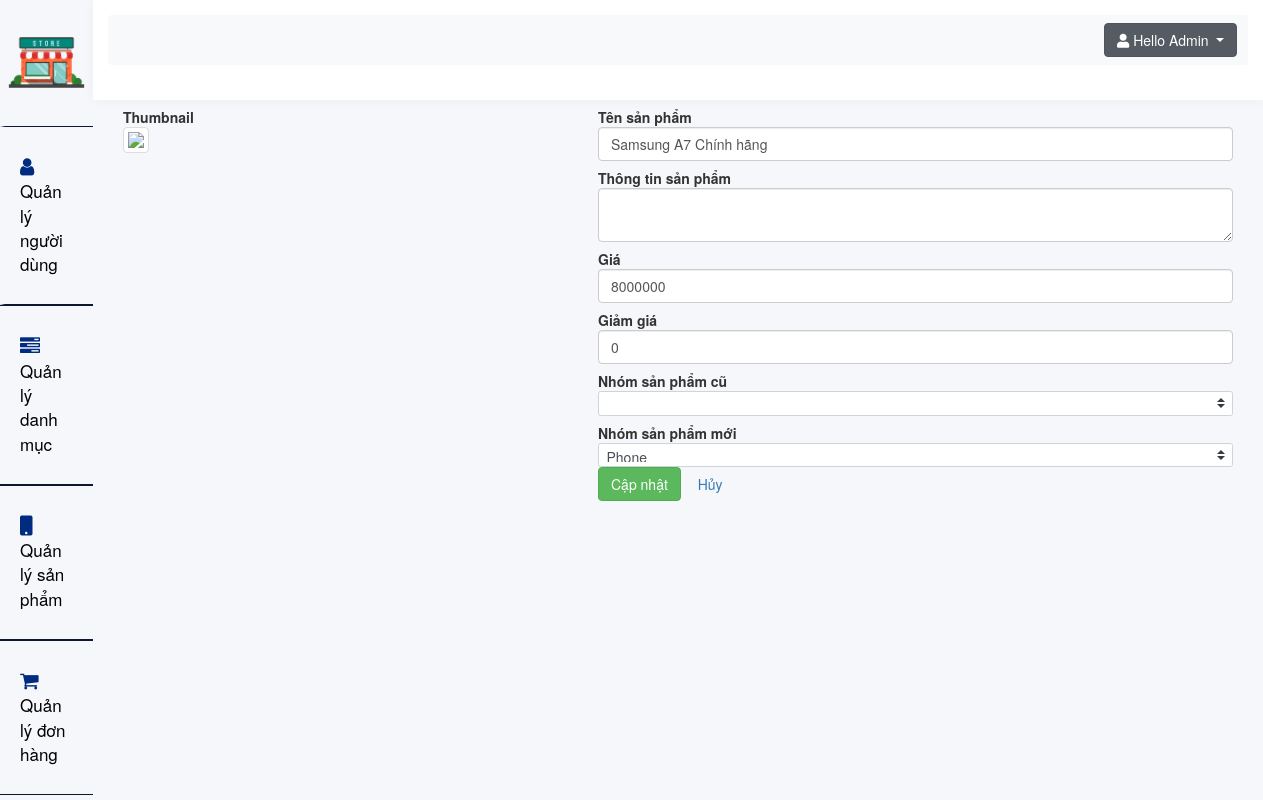
The app's page /admin/product-update.php?id=1 with its own data.
### tables this page shows
CREATE TABLE `products` (
  `id` int(11) NOT NULL,
  `name` varchar(255) NOT NULL,
  `thumbnail` varchar(255) NOT NULL,
  `description` text NOT NULL,
  `price` double NOT NULL,
  `saleoff` double NOT NULL,
  `category_id` int(11) NOT NULL,
  `status` tinyint(1) NOT NULL
);

### admin/product-update.php (the view, shortened to what this page needs)
<?php
$id = null;
if ( !empty($_GET['id'])) {
	$id = $_REQUEST['id'];
}
if ($_SERVER["REQUEST_METHOD"] == "POST") {
	$name = $_POST['name'];
	$description = $_POST['description'];
	$price = $_POST['price'];
	$saleoff = $_POST['saleoff'];
	$category_id = $_POST['category_id'];
	$status = 1;
	$thumbnail = '';
	$conn = Database::connect();
	$sql = "UPDATE products SET `name`='$name',`description`='$description',`price`='$price',`saleoff`='$saleoff',`category_id`='$category_id',`status`='$status' WHERE id=$id";
	$conn->query($sql);
	Database::disconnect();
	header("Location: product-index.php");
} else {
	$conn = Database::connect();
   	$sql = "SELECT * FROM products WHERE id = $id";
	$results = mysqli_query($conn, $sql);
	if ($results->num_rows > 0) {
		$data = $results->fetch_array();
	}
}
?>
<?php  include_once'blocks/s.php'?>
<?php include_once'blocks/h.php' ?>
            <div class="information">
                <div class="info container">
					<form class="form-horizontal" action="product-update.php?id=<?php echo $data['id']?>" method="post">
						<div class="row">
							<div class="col-md-5">
								<div class="control-group">
									<label class="control-label">Thumbnail</label>
									<div class="controls">
										<?php echo '<img class="img-thumbnail" src="../'. $data['thumbnail'] . '"/>'; ?>
									</div>
								</div>
							</div>
							<div class="col-md-7">
								<div class="control-group">
							<label class="control-label">Tên sản phẩm</label>
							<div class="controls">
								<input class="form-control" name="name" type="text"  placeholder="Name" value="<?php echo $data['name'];?>">
							</div>
						</div>
						<div class="control-group">
							<label class="control-label">Thông tin sản phẩm</label>
							<div class="controls">
								<textarea id="ckeditor_address" class="form-control" name="description"><?php echo $data['description'];?></textarea>
							</div>
						</div>
						<div class="control-group">
							<label class="control-label">Giá</label>
							<div class="controls">
								<input class="form-control" name="price" type="text" placeholder="Price" value="<?php echo $data['price'];?>">
							</div>
						</div>
						<div class="control-group">
							<label class="control-label">Giảm giá</label>
							<div class="controls">
								<input class="form-control" name="saleoff" type="text" placeholder="Saleoff" value="<?php echo $data['saleoff'];?>">
							</div>
						</div>
						<div class="control-group">
							<label class="control-label" >Nhóm sản phẩm cũ</label>
							<div class="controls">
								<select class="custom-select">
									<option  class="form-control"><?php if($data['category_id']==1) echo "Điện thoại"; if($data['category_id']==2) echo "Tablet";if($data['category_id']==3) echo "Laptop";if($data['category_id']==4) echo "Camera";?></option>
								</select>
							</div>
						</div>
						<div class="control-group">
							<label class="control-label">Nhóm sản phẩm mới</label>
							<div class="controls">
								<select class="custom-select" name="category_id">
									<option name="category_id" value="1">Phone</option>
								</select>
							</div>
						</div>
						<div class="form-actions">
							<button type="submit" class="btn btn-success">Cập nhật</button>
							<a class="btn" href="product-index.php">Hủy</a>
						</div>
							</div>
						</div>
					</form>
                    </div>
                </div>
            </div>
        </div>
    </div>
</body>
</html>

### admin/blocks/s.php (style rules this page uses)
a:focus,a:hover,a { outline:none; text-decoration: none; }
.home { background: #f6f7fa; }

### records on screen
products: name "Samsung A7 Chính hãng", price "8000000", saleoff "0"
